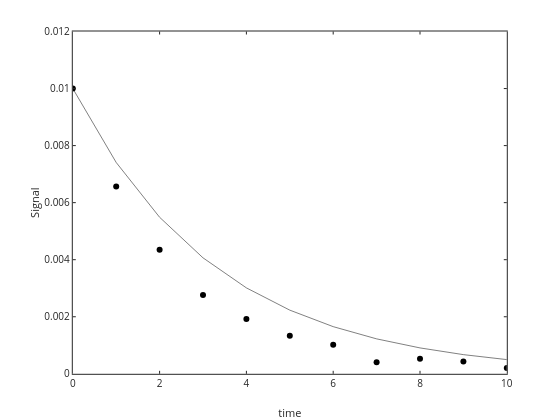

This figure's notebook cell:
### Code cell
% so to optmize it we need to first define the error function
% this is what will get minimized

graphics_toolkit ("plotly")

% initial guess

errorfunction = @(p,N,t) (log10(sum((N-p(1).*exp(-p(2)*t)).^2)));

ktst=0.3; N0tst=0.01; ptst=[N0tst ktst];

err=errorfunction(ptst,N,t)

Ntst=firstorderdecay(t,N0tst,ktst); 

plot(t,N,'ko',t,Ntst,'k-'); 
xlabel('time'); ylabel('Signal')

### Figure 1 — Plotly figure (JSON) as saved in the notebook; plotly's stock layout.template omitted (floating-point values rounded to 4 significant figures)
{"data": [{"line": {"color": "rgb(0, 0, 0)", "width": 0.5}, "marker": {"color": "rgb(0, 0, 0)", "line": {"color": "rgb(0, 0, 0)"}, "size": 6, "symbol": "circle"}, "mode": "markers", "name": "", "showlegend": false, "type": "scatter", "visibility": true, "x": [0, 1, 2, 3, 4, 5, 6, 7, 8, 9, 10], "xaxis": "x", "y": [0.01, 0.006568, 0.00435, 0.00276, 0.001918, 0.001338, 0.001017, 0.0004006, 0.0005252, 0.0004344, 0.0002069], "yaxis": "y"}, {"line": {"color": "rgb(0, 0, 0)", "dash": "solid", "width": 0.5}, "marker": {"color": "rgb(0, 0, 0)", "line": {"color": "rgb(0, 0, 0)"}, "size": 6, "symbol": "none"}, "mode": "lines", "name": "", "showlegend": false, "type": "scatter", "visibility": true, "x": [0, 1, 2, 3, 4, 5, 6, 7, 8, 9, 10], "xaxis": "x", "y": [0.01, 0.007408, 0.005488, 0.004066, 0.003012, 0.002231, 0.001653, 0.001225, 0.0009072, 0.0006721, 0.0004979], "yaxis": "y"}], "layout": {"height": 420, "hovermode": "closest", "margin": {"b": 0, "l": 0, "r": 0, "t": 0}, "plot_bgcolor": "rgba(0, 0, 0, 0)", "showlegend": false, "width": 560, "xaxis": {"anchor": "y", "autorange": false, "domain": [0.13, 0.905], "exponentformat": "none", "gridcolor": "rgba(38,38,38,0.15)", "gridwidth": 1, "linecolor": "rgb(38,38,38)", "linewidth": 1, "mirror": "ticks", "range": [0, 10], "showgrid": false, "showline": true, "side": "bottom", "spikedash": "solid", "spikemode": "across", "spikesides": false, "spikethickness": 1, "tickangle": 0, "tickcolor": "rgb(38,38,38)", "tickfont": {"color": "rgb(38,38,38)", "size": 10}, "ticklen": 3, "ticks": "inside", "ticktext": ["0", "2", "4", "6", "8", "10"], "tickvals": [0, 2, 4, 6, 8, 10], "title": {"font": {"color": "rgb(38,38,38)", "size": 11}, "text": "time"}, "type": "linear", "visible": true, "zeroline": false}, "yaxis": {"anchor": "x", "autorange": false, "domain": [0.11, 0.925], "exponentformat": "none", "gridcolor": "rgba(38,38,38,0.15)", "gridwidth": 1, "linecolor": "rgb(38,38,38)", "linewidth": 1, "mirror": "ticks", "range": [0, 0.012], "showgrid": false, "showline": true, "side": "left", "spikedash": "solid", "spikemode": "across", "spikesides": false, "spikethickness": 1, "tickangle": 0, "tickcolor": "rgb(38,38,38)", "tickfont": {"color": "rgb(38,38,38)", "size": 10}, "ticklen": 3, "ticks": "inside", "ticktext": ["0", "0.002", "0.004", "0.006", "0.008", "0.01", "0.012"], "tickvals": [0, 0.002, 0.004, 0.006, 0.008, 0.01, 0.012], "title": {"font": {"color": "rgb(38,38,38)", "size": 11}, "text": "Signal"}, "type": "linear", "visible": true, "zeroline": false}}}
